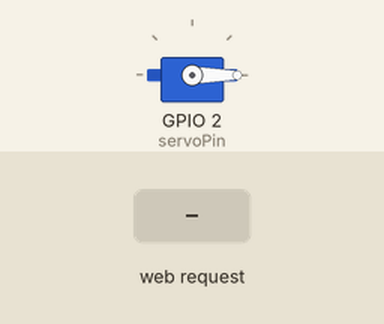
Simulated run of this sketch. Board: ESP8266 (NodeMCU). Parts: servo. Inputs (shaded band) come from the test bench. What the sketch prints to the serial monitor is not drawn.

Above: at 1.2 s.
1.3 s: HTTP request GET /setPos?value=120 received
At 1.7 s:
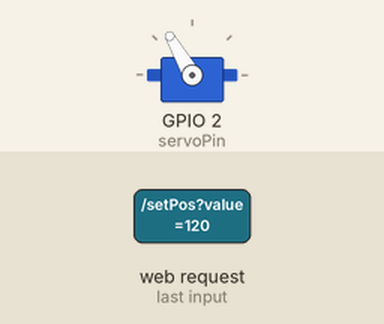
2.8 s: HTTP request GET /setPos?value=0 received
At 4.0 s:
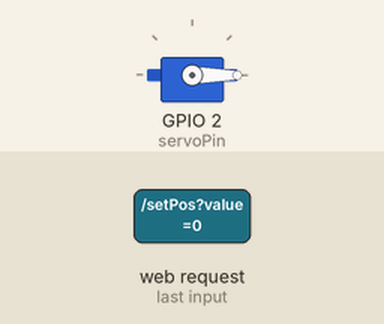
Timing chart, 0 to 5.8 s (numbered marks = the images above; inputs shaded):
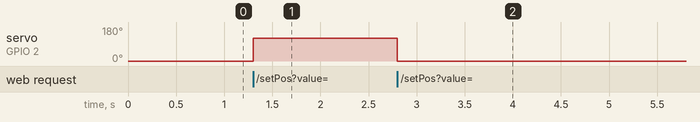

Measured:
- after the input at 1.3 s, servo on GPIO 2 (servoPin): 0° → 120° at once
- after the input at 2.8 s, servo on GPIO 2 (servoPin): 120° → 0° at once

The sketch:

esp8266-01-WiFi-Servo.ino
```cpp
#include <ESP8266WiFi.h>
#include <ESP8266WebServer.h>
#include <Servo.h>

// Nastavenie Wi-Fi
const char* ssid = "ServoControll";  // Servo WiFi SSID
const char* password = "Servo001";   // Servo PASSWORD

// Vytvorenie servera na porte 80
ESP8266WebServer server(80);

// Pin pre servo motor
const int servoPin = 2;
Servo myServo;

// Nastavenie rozsahu pulzov pre maximálny rozsah otáčania serva
const int minPulseWidth = 500;    // Minimálny pulz v mikrosekundách (nastavte podľa možností vášho serva)
const int maxPulseWidth = 2400;   // Maximálny pulz v mikrosekundách (nastavte podľa možností vášho serva)

int servoPos = 0; // Počiatočná pozícia servo motora (v stupňoch 0 - 180)

void setup() {
  // Inicializácia sériového monitoru
  Serial.begin(115200);

  // Pripojenie serva k definovanému pinu a nastavenie rozsahu pulzov
  myServo.attach(servoPin, minPulseWidth, maxPulseWidth);
  myServo.write(servoPos); // Nastavenie serva na počiatočnú pozíciu 0 stupňov

  // Inicializácia Wi-Fi
  WiFi.softAP(ssid, password);
  Serial.println("Access point started");

  // IP adresa ESP8266
  Serial.println(WiFi.softAPIP());

  // Nastavenie webových handlerov
  server.on("/", handleRoot);
  server.on("/setPos", handleSetPos);
  server.on("/status", handleStatus);

  server.begin();
  Serial.println("HTTP server started");
}

void loop() {
  server.handleClient(); // Obsluha prichádzajúcich požiadaviek
}

// Funkcia na obsluhu koreňovej stránky
void handleRoot() {
  String html = "<!DOCTYPE html><html lang='sk'><head><meta name='viewport' content='width=device-width, initial-scale=1.0'>";
  html += "<style>input[type=range] {width: 100%; margin: 20px 0;} ";
  html += "body {text-align: center; font-family: Arial, sans-serif;}</style></head><body>";
  html += "<h1>Ovládanie servo motora</h1>";
  html += "<p>Aktuálna pozícia: <span id='position'>" + String(servoPos) + "</span>°</p>";
  html += "<input type='range' min='0' max='180' value='" + String(servoPos) + "' class='slider' id='servoSlider'>";
  html += "<script>var slider = document.getElementById('servoSlider');";
  html += "slider.oninput = function() { fetch('/setPos?value=' + this.value); };";
  html += "setInterval(function() { fetch('/status').then(response => response.text()).then(data => {";
  html += "document.getElementById('position').innerText = data; slider.value = data; }); }, 1000);</script>";
  html += "</body></html>";
  server.send(200, "text/html", html);
}

// Funkcia na nastavenie pozície serva
void handleSetPos() {
  if (server.hasArg("value")) {
    servoPos = server.arg("value").toInt();
    if (servoPos >= 0 && servoPos <= 180) {
      myServo.write(servoPos);
    }
  }
  server.send(204); // Žiadna odpoveď (No Content)
}

// Funkcia na zobrazenie aktuálnej pozície serva
void handleStatus() {
  server.send(200, "text/plain", String(servoPos));
}
```
